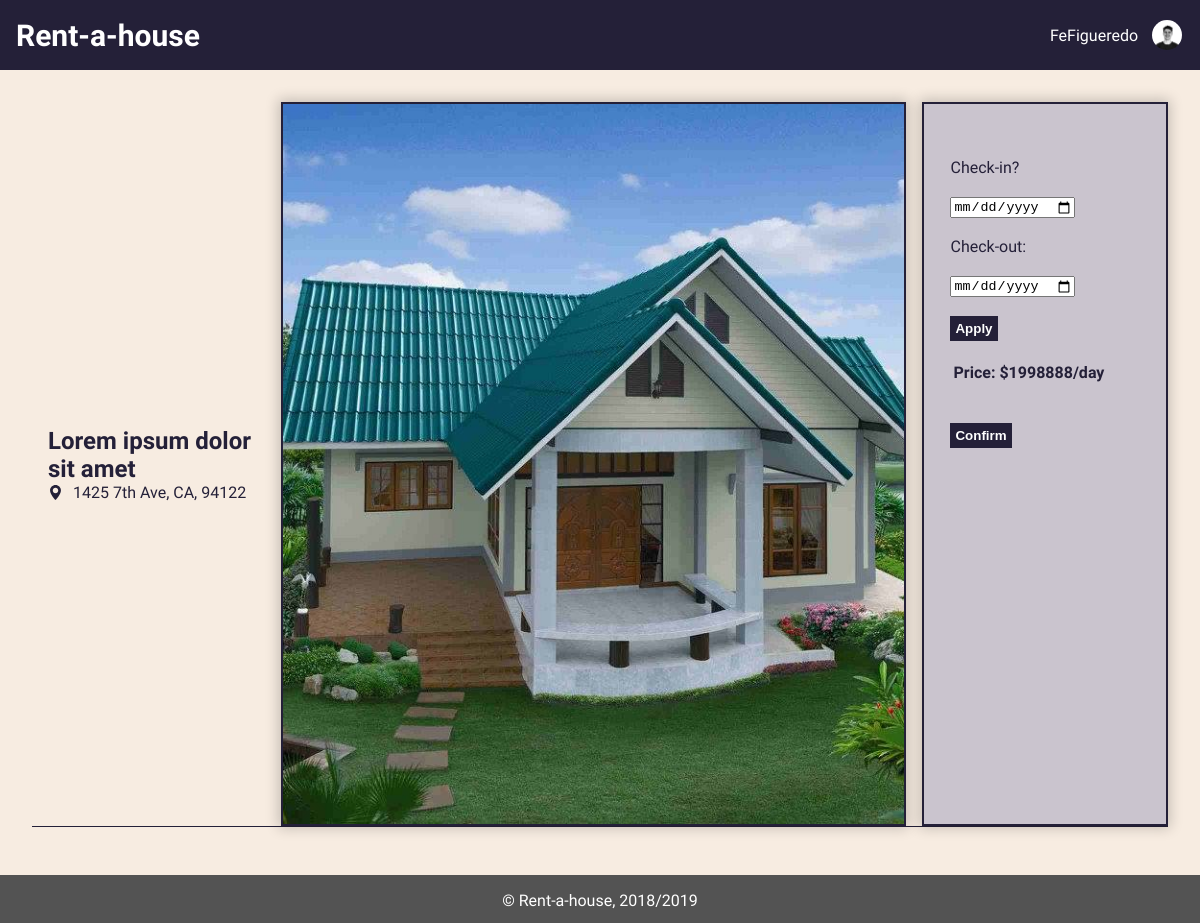
Page /pages/rental.php?id=2 (signed in) on the committed database.
### tables this page shows
CREATE TABLE house (
  id INTEGER PRIMARY KEY AUTOINCREMENT,
  type VARCHAR,
  room INTEGER,
  bathroom INTEGER,
  price DOUBLE,
  published DATE,
  address VARCHAR, 
  location VARCHAR,
  state VARCHAR,
  postCode VARCHAR,  
  description VARCHAR,
  title VARCHAR,
  owner VARCHAR REFERENCES user
);

CREATE TABLE houseimages (
  id INTEGER PRIMARY KEY AUTOINCREMENT,
  houseID integer REFERENCES house,
  image VARCHAR
);

### database/db_utils.php (called while the page is built, shortened)
<?php
    include_once('connection.php');
    function getHouse($id){
        global $db;
        $stmt = $db->prepare("SELECT * FROM house WHERE id='".$id."'");
        $stmt->execute();
        $aux = $stmt->fetch();
        return $aux;
    }
    function getHouseImages($houseID){
        global $db;
        $stmt = $db->prepare("SELECT * FROM houseimages  WHERE houseID = '".$houseID."'");
        $stmt->execute();
        $aux = $stmt->fetchAll();
        return $aux;
    }
?>

### pages/rental.php (the view, shortened to what this page needs)
<?php
    include_once('../templates/templates.php');
    include_once('../database/connection.php');
    include_once('../database/db_utils.php');
    if(isset($_GET['id'])){
        $id = $_GET['id'];
        $house = getHouse($id);
    }
    $images = getHouseImages($id);
?>
    <article class="house-body">
        <div id="house-header">
                <div id="house-title">
                    <h2><?=$house["title"]?></h2>
                    <div id="house-location">
                        <p><?=$house["address"].", ".$house["state"].", ".$house["postCode"]?></p>
                    </div>
                </div>
                <section id="house-image-contact">
                    <img  src="../images/houses/<?=$images[0]['image']?>" alt="HouseImg">
                    <div id="house-contact-owner">
                    <?php
                        $priceDay = $house["price"];
                    ?>
                    <div id="rental_info">
                        <br><br><label>Check-in?</label><br><br>
                        <input type="date" name="checkin" id="checkin">
                        <br><br><label>Check-out:</label><br><br>
                        <input type="date" name="checkout" id="checkout">
                        <br><br><?php echo "<button type='button' onclick='date($priceDay)' id='button' class='utils-btn'>";?>Apply</button><br><br>
                        <table id="table">
                            <tr><th>Price:</th><th>$<?=$house["price"]?>/day</th></tr>
                        </table>
                        <br><br><button class="utils-btn">Confirm</button>
                    </div>
                    </div>
                </section>
        </div>
    </article>

### css/style.css (style rules this page uses)
:root { --main-color-1: #242038; --main-color-2: #725AC1; --main-color-3: #8D86C9; --main-color-4: #CAC4CE; --main-color-5: #F7ECE1; --main-color-6: white; --main-color-7: rgba(0,0,0,.2); --main-color-8: black; --main-color-9: rgb(83, 83, 83); --error: rgb(245, 89, 71); --success: rgb(75,181,67); }
html { margin: 0; padding: 0; width: 100%; }
body { display: flex; flex-direction: column; font-family: 'Exo 2', sans-serif; background-color: var(--main-color-5); color: var(--main-color-1); margin: 0; padding: 0; min-height: 100vh; width: 100%; }
#rental_info { padding-left: 5%; }
.utils-btn { background-color:var(--main-color-1); display:inline-block; cursor:pointer; color:var(--main-color-6); font-weight:bold; padding: 5px; text-decoration:none; border: none; transition: background-color 0.5s; position: relative; }
.house-body { flex: auto; padding: 2em; display: flex; flex-direction: column; }
#house-header { display: flex; flex-direction: row; border-bottom: 1px solid var(--main-color-1); margin-bottom: 1em; }
#house-title { padding: 1em; border-radius: 10px; margin: auto auto auto 0; float: right; }
#house-title h2 { margin: auto; color: var(--main-color-1) }
#house-title p { color: var(--main-color-1); margin: auto 0; }
#house-location { margin: auto; display: flex; flex-direction: row; vertical-align: middle; }
#house-location svg { fill: var(--main-color-1); width: 15px; margin-right: 10px; }
#house-image-contact { display: flex; flex-direction: row; }
#house-image-contact>img { border: 2px solid var(--main-color-1); margin: auto auto auto 0; float: left; width: 70%; height: 45em; vertical-align: middle; object-fit: cover; box-shadow: 0 0 0.8rem 0.2rem var(--main-color-7); margin-right: 1em; }
#house-contact-owner { border: 2px solid var(--main-color-1); float: right; margin: 0 0 0 auto; display: flex; flex-direction: column; background-color: var(--main-color-4); width: 25%; padding: 1em; box-shadow: 0 0 0.8rem 0.2rem var(--main-color-7); }

### rows in the picture
house: title "Lorem ipsum dolor sit amet", address "1425 7th Ave", state "CA", postCode "94122", price "1998888"
houseimages: image (picture)

### other values in the picture
$_SESSION['username'] "FeFigueredo"
